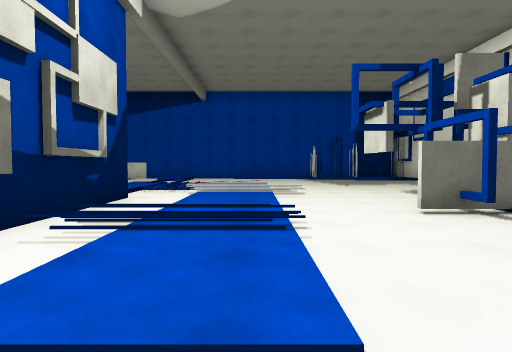
view 1 (above)

16 first-person views from a walk through a 3-D level made in the Unity game engine. The camera is 1.3 m above the floor, tilts 2° down and sees 75° across. The floor is counted in squares, 2 m on a side. Each view is taken from the middle of a square. On the plan, view 1 faces up. The plan holds only what a view shows up to about 10 squares ahead; the rest is blank. The place goes on beyond the plan. The player character is not drawn.

view 2
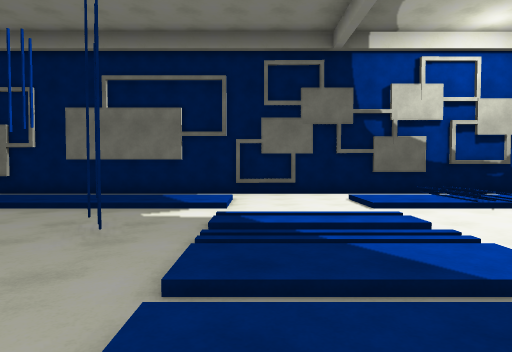

view 3
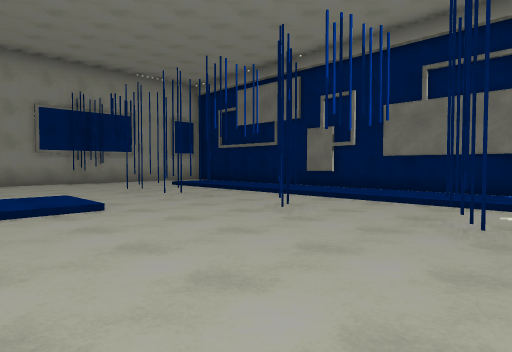

view 4
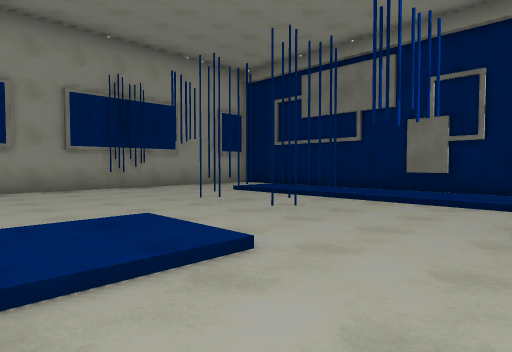

view 5
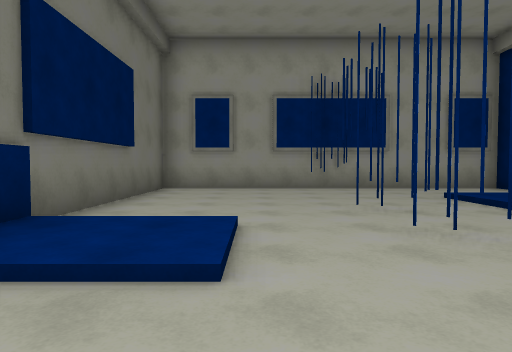

view 6
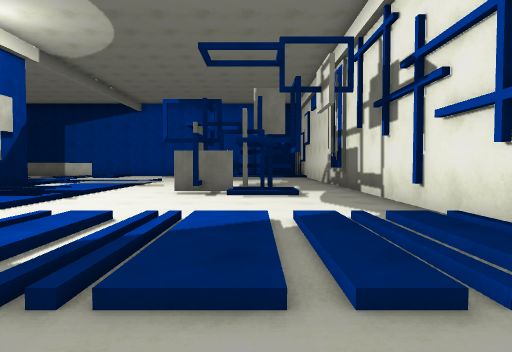

view 7
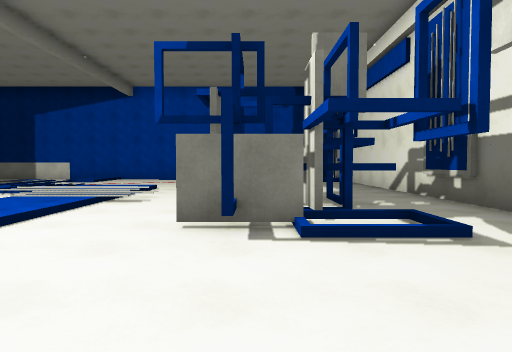

view 8
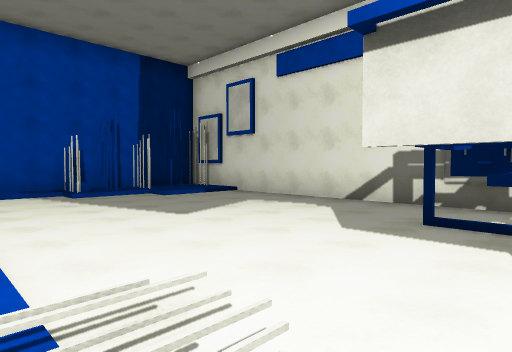

view 9
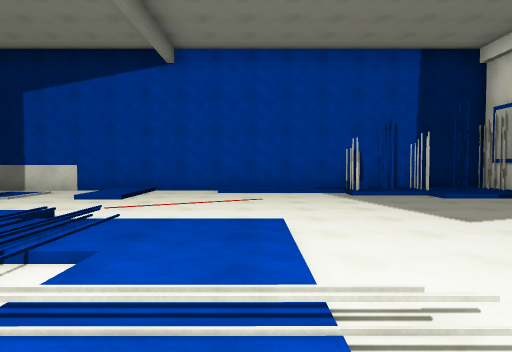

view 10
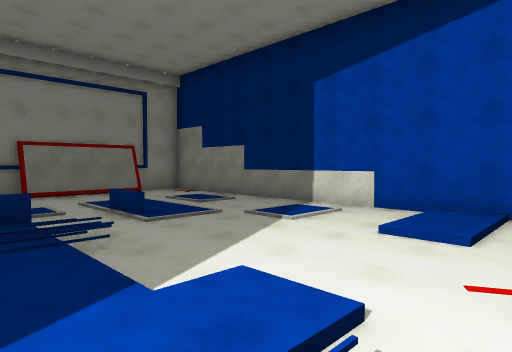

view 11
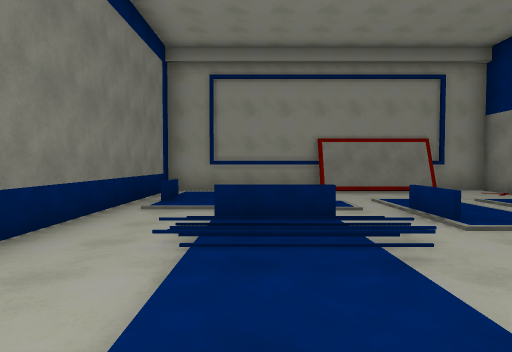

view 12
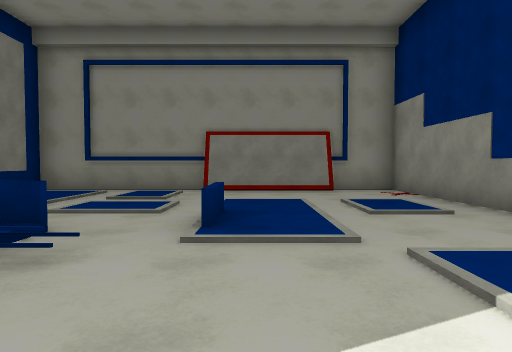

view 13
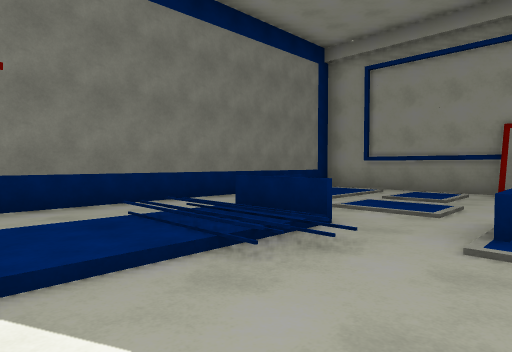

view 14
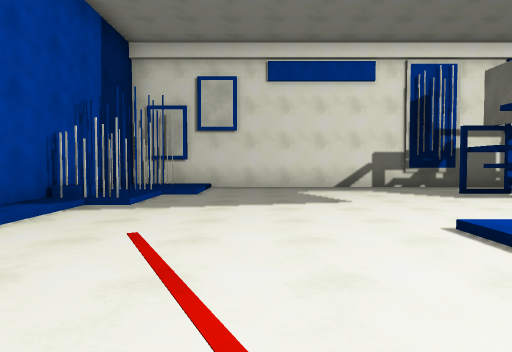

view 15
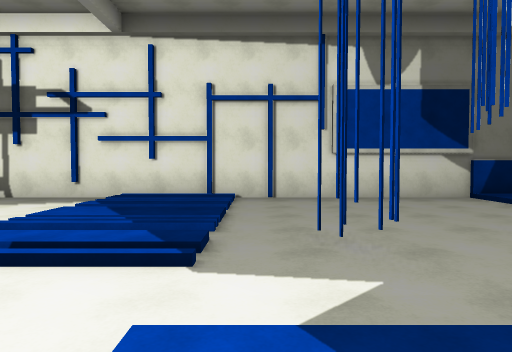

view 16
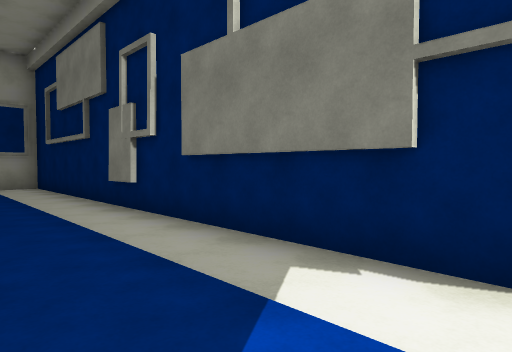

### Floor plan
Key: @ floor where view 1 was taken; # wall or solid block; . main floor; : floor 0.25 m higher than the main floor; / step, stairs or slope; = window, fence, low wall or low ledge; ^ raised ledge; O other object.
Columns run from 13 left of view 1 to 7 right of it. Each row starts with its distance up from view 1.
 16 #####################
 15 #........//./:: #####
 14 ##.O...O.//....///###
 13  #.......//.........#
 12  #...==.............#
 11 ##..................#
 10 #.O.O.=///////......#
  9 #.....=/:://::......#
  8 #.....././///:......#
  7 #..=..... /.//......#
  6 ###^#######./:...#..#
  5           #./:..##..#
  4           #./:..#.#.#
  3           #.//......#
  2           #.//......#
  1           #.//./////#
  0           #..@./////#
 -1           #O.../////#
 -2           #./:......#
 -3           #./:.#....#
 -4           #./:......#
 -5           #./:.#....#
 -6           #./:......#
 -7           #./:...///#
 -8           #O/:.#./::#
 -9           #./:......#
-10           #./:.#....#
-11           #./:......#
-12           #.........#
-13           #.........#
-14           ###########

Positions as (right, up) in squares from view 1, and headings:
1: (0, 0), facing up
2: (6, -1), facing left
3: (6, -2), facing down-left
4: (6, -5), facing down-left
5: (4, -5), facing down
6: (4, -3), facing up
7: (3, 1), facing up
8: (0, 6), facing up-right
9: (0, 6), facing up
10: (-2, 9), facing up-left
11: (-3, 9), facing left
12: (-4, 12), facing left
13: (-4, 12), facing down-left
14: (-3, 12), facing right
15: (-1, -2), facing right
16: (0, -2), facing down-left
